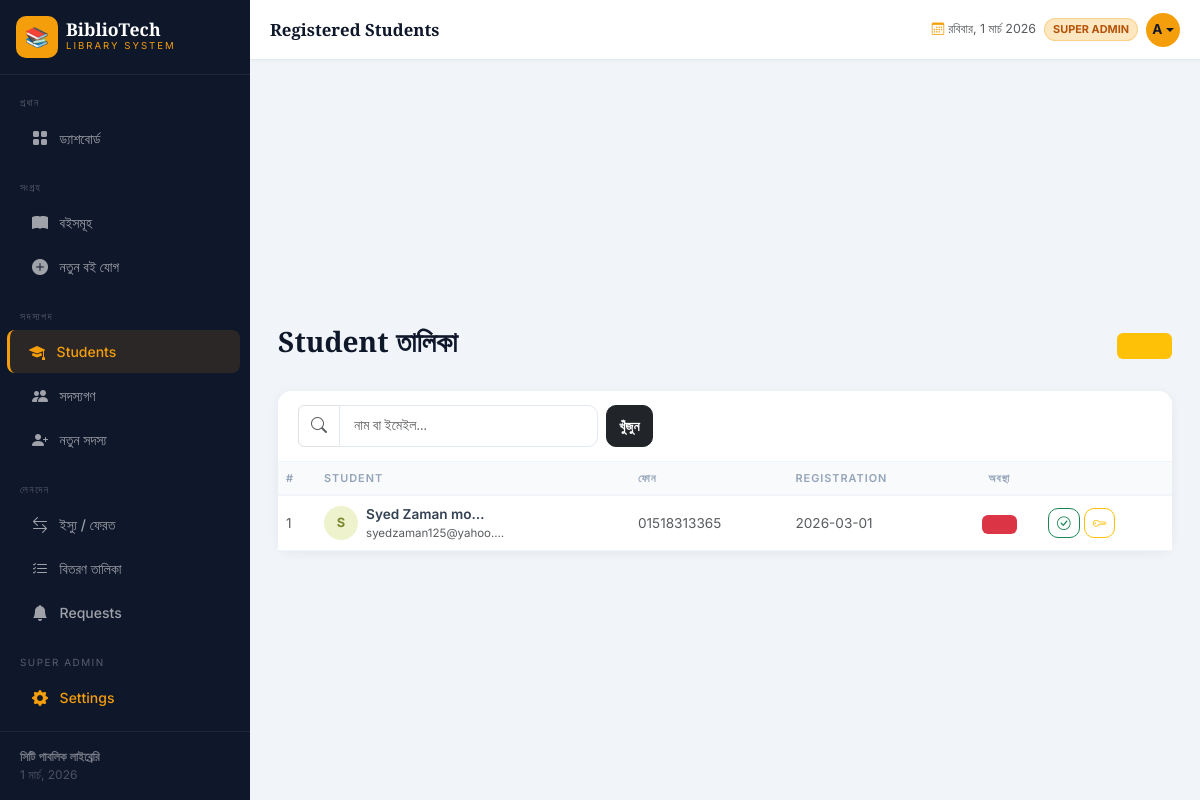
Page /students (signed in) on the committed database.
### tables this page shows
CREATE TABLE settings (
        key TEXT PRIMARY KEY, value TEXT
    );

CREATE TABLE students (
        id INTEGER PRIMARY KEY AUTOINCREMENT,
        name TEXT NOT NULL,
        email TEXT UNIQUE NOT NULL,
        phone TEXT,
        password TEXT NOT NULL,
        reg_date TEXT DEFAULT CURRENT_TIMESTAMP,
        active INTEGER DEFAULT 1
    );

### app.py (the view)
@app.route('/students')
@admin_required
def students():
    search = request.args.get('search', '')
    conn = get_db()
    if search:
        sl = conn.execute('SELECT * FROM students WHERE name LIKE ? OR email LIKE ? ORDER BY reg_date DESC',
                          (f'%{search}%', f'%{search}%')).fetchall()
    else:
        sl = conn.execute('SELECT * FROM students ORDER BY reg_date DESC').fetchall()
    conn.close()
    return render_template('students.html', students=sl, search=search)

### app.py (called while the page is built)
def admin_required(f):
    @wraps(f)
    def decorated(*args, **kwargs):
        if not session.get('logged_in'):
            flash('এই পেজটি দেখতে লগইন করুন।', 'info')
            return redirect(url_for('login', next=request.path))
        if not session.get('is_admin'):
            flash('এই কাজটি করার অনুমতি আপনার নেই।', 'error')
            return redirect(url_for('books'))
        return f(*args, **kwargs)
    return decorated

def get_db():
    conn = sqlite3.connect(DB_PATH)
    conn.row_factory = sqlite3.Row
    return conn

def get_settings():
    conn = get_db()
    rows = conn.execute('SELECT key, value FROM settings').fetchall()
    conn.close()
    return {row['key']: row['value'] for row in rows}

@app.context_processor
def inject_settings():
    return dict(site=get_settings())

### templates/students.html (shortened to what this page needs)
{% extends 'base.html' %}
{% block topbar_title %}Registered Students{% endblock %}
{% block content %}
<div class="d-flex flex-wrap justify-content-between align-items-center gap-2 mb-4 page-header">
    <h1>Student তালিকা</h1>
    <span class="badge bg-warning bg-opacity-15 text-warning" style="font-size:.82rem;padding:.4rem .9rem">মোট {{ students|length }}</span>
</div>
<div class="card content-card">
    <div class="card-header">
        <form method="GET" class="d-flex flex-wrap gap-2">
            <div class="input-group" style="max-width:300px;min-width:180px;flex:1">
                <span class="input-group-text bg-white"><i class="bi bi-search text-muted"></i></span>
                <input type="text" name="search" class="form-control" placeholder="নাম বা ইমেইল..." value="{{ search }}">
            </div>
            <button type="submit" class="btn btn-dark">খুঁজুন</button>
        </form>
    </div>
    <div class="card-body p-0">
        <div class="table-responsive">
            <table class="table mb-0">
                <thead><tr><th>#</th><th>Student</th><th class="d-none d-md-table-cell">ফোন</th><th class="d-none d-sm-table-cell">Registration</th><th class="text-center">অবস্থা</th><th></th></tr></thead>
                <tbody>
                {% for s in students %}
                <tr>
                    <td class="text-muted small">{{ loop.index }}</td>
                    <td>
                        <div class="d-flex align-items-center gap-2">
                            <div class="member-av flex-shrink-0" style="background:hsl({{ loop.index*67 }},60%,88%);color:hsl({{ loop.index*67 }},50%,35%)">{{ s.name[0].upper() }}</div>
                            <div class="overflow-hidden">
                                <div class="fw-semibold text-truncate" style="font-size:.85rem;max-width:120px">{{ s.name }}</div>
                                <div class="text-muted text-truncate" style="font-size:.72rem;max-width:140px">{{ s.email }}</div>
                            </div>
                        </div>
                    </td>
                    <td class="d-none d-md-table-cell text-muted small">{{ s.phone or '—' }}</td>
                    <td class="d-none d-sm-table-cell text-muted small" style="white-space:nowrap">{{ s.reg_date[:10] }}</td>
                    <td class="text-center">
                        {% if s.active %}<span class="badge bg-success bg-opacity-15 text-success">সক্রিয়</span>
                        {% else %}<span class="badge bg-danger bg-opacity-15 text-danger">নিষ্ক্রিয়</span>{% endif %}
                    </td>
                    <td>
                        <div class="d-flex gap-1">
                            <form method="POST" action="{{ url_for('toggle_student', student_id=s.id) }}" onsubmit="return confirm('অবস্থা পরিবর্তন করবেন?')">
                                <button class="btn btn-sm {% if s.active %}btn-outline-danger{% else %}btn-outline-success{% endif %}">
                                    {% if s.active %}<i class="bi bi-slash-circle"></i>{% else %}<i class="bi bi-check-circle"></i>{% endif %}
                                </button>
                            </form>
                            <button class="btn btn-sm btn-outline-warning" data-bs-toggle="modal" data-bs-target="#resetModal"
                                    data-student-id="{{ s.id }}" data-student-name="{{ s.name }}" title="Password Reset">
                                <i class="bi bi-key"></i>
                            </button>
                        </div>
                    </td>
                </tr>
                {% else %}
                <tr><td colspan="6" class="text-center py-5 text-muted"><i class="bi bi-people d-block mb-2" style="font-size:2rem;opacity:.2"></i>কোনো student পাওয়া যায়নি</td></tr>
                {% endfor %}
                </tbody>
            </table>
        </div>
    </div>
</div>
{% endblock %}

### templates/base.html (shortened to what this page needs)
<!DOCTYPE html>
<html lang="bn">
<head>
    <link href="https://cdnjs.cloudflare.com/ajax/libs/bootstrap/5.3.2/css/bootstrap.min.css" rel="stylesheet">
    <link href="https://cdnjs.cloudflare.com/ajax/libs/bootstrap-icons/1.11.3/font/bootstrap-icons.min.css" rel="stylesheet">
</head>
<body>
<nav id="sidebar">
    <div class="sidebar-brand d-flex align-items-center gap-2 p-3 border-bottom" style="border-color:rgba(255,255,255,.07)!important">
        <div class="brand-icon" style="overflow:hidden">
            {% if site.logo_type == 'image' %}
            <img src="{{ site.library_logo }}" style="width:100%;height:100%;object-fit:cover;border-radius:10px" alt="logo">
            {% else %}
            {{ site.library_logo }}
            {% endif %}
        </div>
        <div class="overflow-hidden">
            <div class="brand-name text-truncate">{{ site.library_name }}</div>
            <div class="brand-sub">{{ site.library_tagline }}</div>
        </div>
    </div>
    <div class="sidebar-nav flex-grow-1 py-2" style="overflow-y:auto">
        <div class="nav-section">প্রধান</div>
        {% if session.get("is_admin") %}
        <a href="{{ url_for('dashboard') }}" class="nav-link {% if request.endpoint=='dashboard' %}active{% endif %}"><i class="bi bi-grid-fill"></i> ড্যাশবোর্ড</a>
        {% endif %}
        <div class="nav-section mt-2">সংগ্রহ</div>
        <a href="{{ url_for('books') }}" class="nav-link {% if request.endpoint=='books' %}active{% endif %}"><i class="bi bi-book-fill"></i> বইসমূহ</a>
        {% if session.get("is_admin") %}
        <a href="{{ url_for('add_book') }}" class="nav-link {% if request.endpoint=='add_book' %}active{% endif %}"><i class="bi bi-plus-circle-fill"></i> নতুন বই যোগ</a>
        <div class="nav-section mt-2">সদস্যপদ</div>
        <a href="{{ url_for('students') }}" class="nav-link {% if request.endpoint=='students' %}active{% endif %}"><i class="bi bi-mortarboard-fill"></i> Students</a>
        <a href="{{ url_for('members') }}" class="nav-link {% if request.endpoint=='members' %}active{% endif %}"><i class="bi bi-people-fill"></i> সদস্যগণ</a>
        <a href="{{ url_for('add_member') }}" class="nav-link {% if request.endpoint=='add_member' %}active{% endif %}"><i class="bi bi-person-plus-fill"></i> নতুন সদস্য</a>
        <div class="nav-section mt-2">লেনদেন</div>
        <a href="{{ url_for('borrow') }}" class="nav-link {% if request.endpoint=='borrow' %}active{% endif %}"><i class="bi bi-arrow-left-right"></i> ইস্যু / ফেরত</a>
        <a href="{{ url_for('issued_books') }}" class="nav-link {% if request.endpoint=='issued_books' %}active{% endif %}"><i class="bi bi-list-check"></i> বিতরণ তালিকা</a>
        <a href="{{ url_for('requests_list') }}" class="nav-link {% if request.endpoint=='requests_list' %}active{% endif %}"><i class="bi bi-bell-fill"></i> Requests</a>
        {% if session.get('is_super') %}
        <div class="nav-section mt-2">Super Admin</div>
        <a href="{{ url_for('settings') }}" class="nav-link {% if request.endpoint=='settings' %}active{% endif %}" style="color:var(--gold)"><i class="bi bi-gear-fill"></i> Settings</a>
        {% endif %}
        {% endif %}
    </div>
    <div class="sidebar-footer">
        <div class="fw-semibold" style="color:rgba(255,255,255,.4)">{{ site.library_footer }}</div>
        <div id="sidebar-date"></div>
    </div>
</nav>
<div id="main">
    <div class="topbar">
        <div class="d-flex align-items-center gap-2">
            <div class="topbar-title">{% block topbar_title %}{% endblock %}</div>
        </div>
        <div class="d-flex align-items-center gap-2">
            <span class="text-muted d-none d-md-inline" style="font-size:.78rem">
                <i class="bi bi-calendar3 me-1" style="color:var(--gold)"></i><span id="live-date"></span>
            </span>
            {% if session.get("is_admin") %}
                {% if session.get("is_super") %}
                <span class="admin-badge d-none d-sm-inline" style="background:rgba(245,158,11,.25);color:#b45309">SUPER ADMIN</span>
                {% else %}
                <span class="admin-badge d-none d-sm-inline">ADMIN</span>
                {% endif %}
                <div class="dropdown">
                    <button class="topbar-av dropdown-toggle" data-bs-toggle="dropdown" aria-expanded="false">
                        {{ session.get("username", "A")[0].upper() }}
                    </button>
                </div>
            {% endif %}
        </div>
    </div>
    <div class="page-body pb-0 pt-3">
    </div>
    <div class="page-body">{% block content %}{% endblock %}</div>
</div>
</body>
</html>

### templates/base.html (style rules this page uses)
:root { --sidebar-bg:#0f172a; --sidebar-w:250px; --gold:#f59e0b; --gold-light:#fcd34d; }
body { font-family:'Inter',sans-serif; background:#f1f5f9; }
#sidebar { width: var(--sidebar-w); min-height: 100vh; background: var(--sidebar-bg); position: fixed; top: 0; left: 0; display: flex; flex-direction: column; z-index: 1040; transition: transform .25s ease; }
.brand-icon { width:42px;height:42px;background:var(--gold);border-radius:10px;display:inline-flex;align-items:center;justify-content:center;font-size:1.2rem;color:#0f172a;font-weight:800;flex-shrink:0; }
.brand-name { font-family:'Playfair Display',serif;font-size:1.1rem;font-weight:700;color:#fff;line-height:1; }
.brand-sub { font-size:.6rem;letter-spacing:2px;text-transform:uppercase;color:var(--gold); }
.nav-section { font-size:.62rem;letter-spacing:1.5px;text-transform:uppercase;color:rgba(255,255,255,.3);padding:.75rem 1.25rem .35rem; }
.sidebar-nav .nav-link { color:rgba(255,255,255,.6);padding:.6rem 1.25rem;border-radius:8px;margin:1px 10px;font-size:.875rem;font-weight:500;display:flex;align-items:center;gap:.6rem;transition:all .15s; }
.sidebar-nav .nav-link i { font-size:1rem;width:20px;text-align:center;flex-shrink:0; }
.sidebar-nav .nav-link.active { color:var(--gold);background:rgba(245,158,11,.12);border-left:3px solid var(--gold);margin-left:7px;padding-left:calc(1.25rem - 3px); }
#main { margin-left:var(--sidebar-w);min-height:100vh;display:flex;flex-direction:column; }
.topbar { background:#fff;height:60px;padding:0 1.25rem;display:flex;align-items:center;justify-content:space-between;border-bottom:1px solid #e2e8f0;position:sticky;top:0;z-index:999;box-shadow:0 1px 4px rgba(0,0,0,.04); }
.topbar-title { font-family:'Playfair Display',serif;font-size:1.05rem;font-weight:700;color:#0f172a;white-space:nowrap;overflow:hidden;text-overflow:ellipsis;max-width:200px; }
.topbar-av { width:34px;height:34px;background:var(--gold);border-radius:50%;display:flex;align-items:center;justify-content:center;font-weight:700;font-size:.85rem;color:#0f172a;border:none; }
.page-body { padding:1.25rem;flex:1; }
@media (min-width:768px) { .page-body { padding:1.75rem; } }
.content-card { border:none;border-radius:14px;box-shadow:0 2px 12px rgba(0,0,0,.06); }
.content-card .card-header { background:#fff;border-bottom:1px solid #f1f5f9;border-radius:14px 14px 0 0!important;padding:.875rem 1.25rem;font-family:'Playfair Display',serif;font-weight:700;font-size:.95rem;color:#0f172a; }
.table th { font-size:.68rem;letter-spacing:1px;text-transform:uppercase;color:#94a3b8;font-weight:600;border-bottom:2px solid #f1f5f9;background:#f8fafc;white-space:nowrap; }
.table td { vertical-align:middle;font-size:.85rem;border-bottom:1px solid #f1f5f9;color:#334155; }
.form-control,.form-select { border:1.5px solid #e2e8f0;border-radius:10px;font-size:.875rem;padding:.6rem .875rem; }
.btn { font-weight:600;font-size:.85rem;border-radius:10px; }
.page-header h1 { font-family:'Playfair Display',serif;font-size:1.4rem;font-weight:900;color:#0f172a; }
@media (min-width:768px) { .page-header h1 { font-size:1.75rem; } }
.badge { font-weight:600;font-size:.7rem; }
.member-av { width:34px;height:34px;border-radius:50%;display:flex;align-items:center;justify-content:center;font-weight:700;font-size:.8rem; }
.sidebar-footer { margin-top:auto;padding:1rem 1.25rem;border-top:1px solid rgba(255,255,255,.07);font-size:.75rem;color:rgba(255,255,255,.25); }
.admin-badge { background:rgba(245,158,11,.15);color:var(--gold);border:1px solid rgba(245,158,11,.3);font-size:.68rem;font-weight:700;padding:2px 8px;border-radius:20px;white-space:nowrap; }

### rows in the picture
settings: library_name "BiblioTech"
settings: library_tagline "LIBRARY SYSTEM"
settings: library_footer "সিটি পাবলিক লাইব্রেরি"
students: name "S", name "Syed Zaman mo…", email "syedzaman125@yahoo.…", phone "01518313365", reg_date "2026-03-01", active 0 (drawn)

### other values in the picture
{{ site.library_logo }} "📚"
{{ session.get("username", "A")[0].upper() }} "A"
